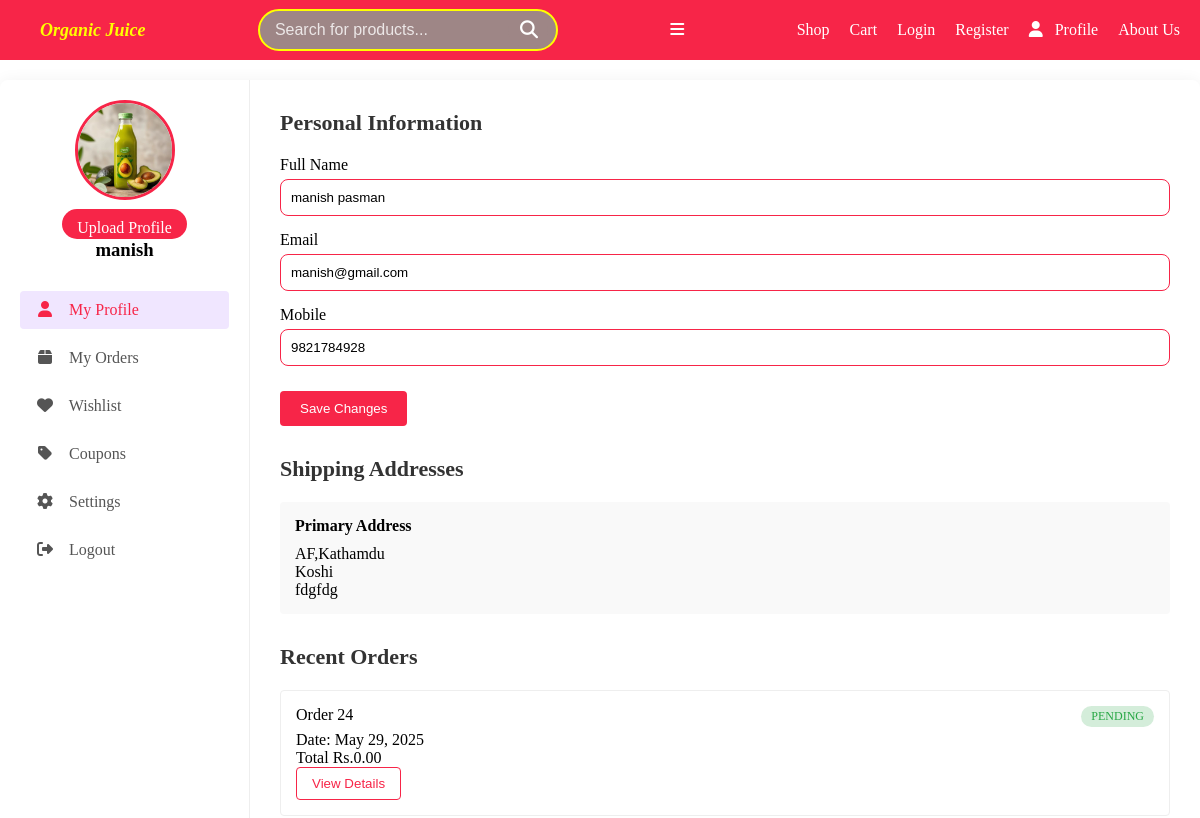
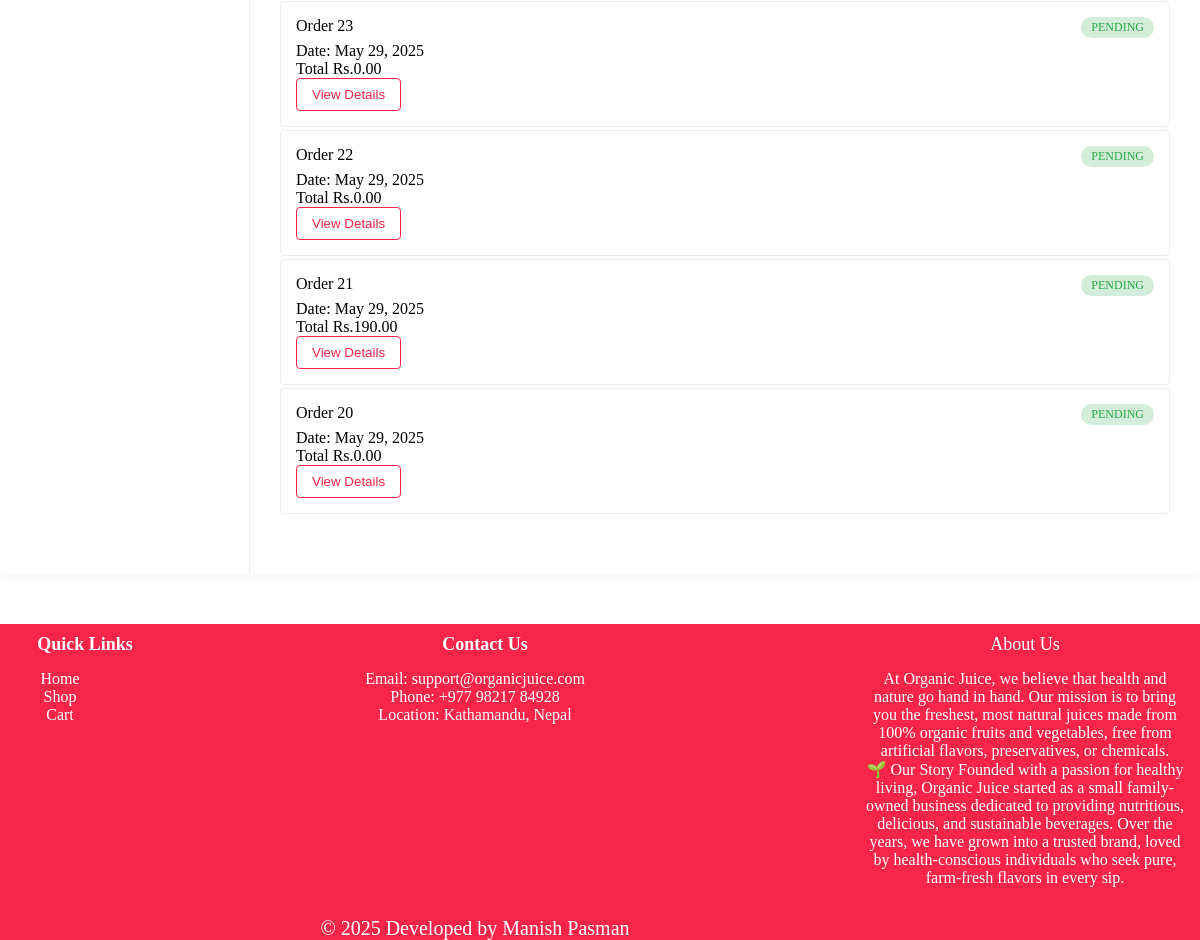
The page /profile/ (signed in) on the database as committed earlier (2 pictures, top to bottom).
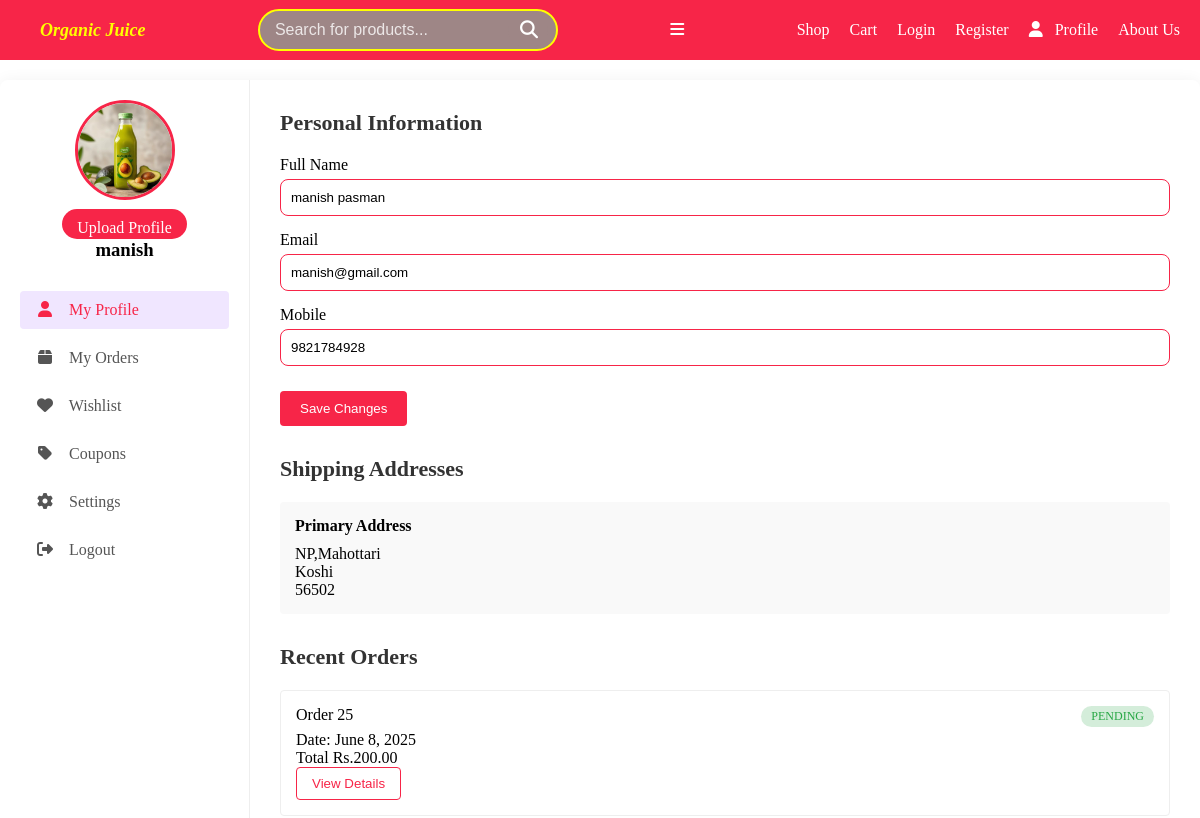
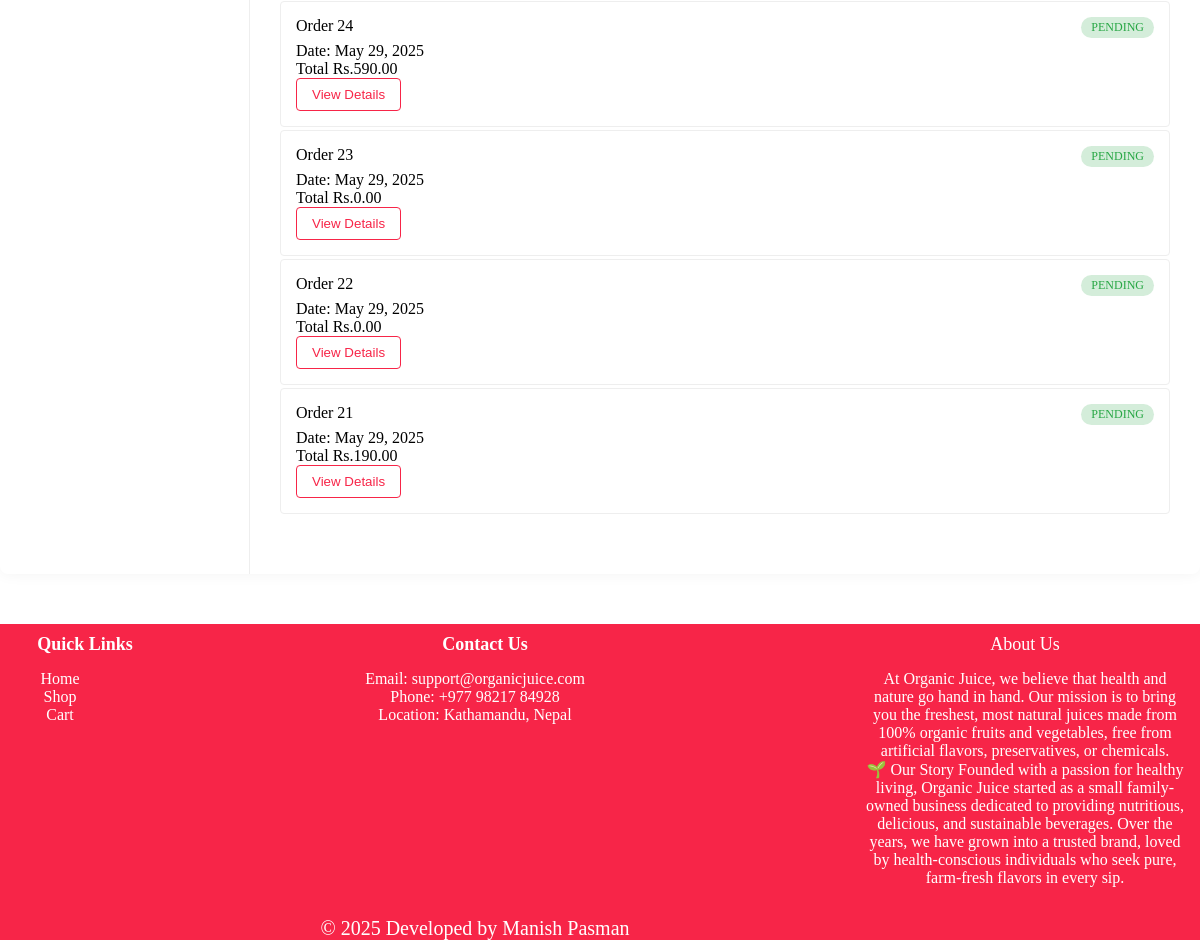
The same page on the database as committed later (2 pictures, top to bottom).
### ecomapp/models.py (models this page shows, shortened)
class Order(models.Model):
    STATUS_CHOICES = [
        ('PENDING', 'Pending'),
        ('SHIPPED', 'Shipped'),
        ('DELIVERED', 'Delivered'),
        ('CANCELLED', 'Cancelled'),
    ]
    user = models.ForeignKey(User, on_delete=models.CASCADE)
    firstName = models.CharField(max_length=255)
    lastName = models.CharField(max_length=255)
    country = CountryField(blank_label='(Select country)', default='NP')
    city = models.CharField(max_length=255)
    state = models.CharField(max_length=255)
    zipCode = models.CharField(max_length=255)
    phone = models.CharField(max_length=255)
    email = models.CharField(max_length=255)
    cart = models.ForeignKey(Cart, on_delete=models.CASCADE)
    totalPrice = models.DecimalField(max_digits=7, decimal_places=2)
    orderDate = models.DateField(auto_now_add=True)
    orderStatus = models.CharField(max_length=10, choices=STATUS_CHOICES, default='PENDING')
    is_paid = models.BooleanField(default=False)

### ecomapp/views.py (the view, shortened to what this page needs)
# urls.py: path('profile/', views.userProfile, name='profile'),
@login_required
def userProfile(request):
    userdetail = request.user
    userinfo = UserProfile.objects.get(user = userdetail)
    user_address = Order.objects.filter(user=userdetail).order_by('-id').first()
    recent_orders = Order.objects.filter(user=userdetail).order_by('-id')[:5]
    return render(request, 'profile.html',{
        'detail':userdetail,
        'userinfo':userinfo,
        'user_address':user_address,
        'recent_order':recent_orders
        })

### ecomapp/templates/profile.html (shortened to what this page needs)
{% load static %}
<!DOCTYPEHTML>
<html>
  <head>
    <link rel="stylesheet" href="{% static 'css/profilestyle.css'%}">
  </head>
  <body>
    {% include 'includes/navbar.html' %}
    <div class="profile-container">
      <aside class="sidebar">
        <div class="user-info">
          <img src="{{userinfo.profileimg.url}}" alt="Profile" class="profile-pic">
          <a id='btn' href="{% url 'profileupdate' %}" class="btn">Upload Profile</a>
          <h3>{{detail.first_name}}</h3>
        </div>
        <nav class="profile-menu">
          <a href="#" class="active"><i class="fas fa-user"></i> My Profile</a>
          <a href="#"><i class="fas fa-box"></i> My Orders</a>
          <a href="#"><i class="fas fa-heart"></i> Wishlist</a>
          <a href="#"><i class="fas fa-tag"></i> Coupons</a>
          <a href="#"><i class="fas fa-cog"></i> Settings</a>
          {% if user.is_authenticated %}
          <form method="POST" action="{% url 'logout' %}">
            <button type="submit" class="logout">
              <i class="fas fa-sign-out-alt"></i> Logout
            </button>
          </form>
          {% endif %}
        </nav>
      </aside>
      <main class="profile-content">
        <section class="profile-section">
          <h2>Personal Information</h2>
          <form class="profile-form" method = 'POST'>
            <div class="form-group">
              <label>Full Name</label>
              <input type="text" name="full_name" value="{{detail.first_name}} {{detail.last_name}}">
            </div>
            <div class="form-group">
              <label>Email</label>
              <input type="email" name="email" value="{{detail.email}}">
            </div>
            <div class="form-group">
              <label>Mobile</label>
              <input type="tel" name="number" value="{{userinfo.mobile}}">
            </div>
            <button type="submit" class="save-btn">Save Changes</button>
            </form>
        </section>
        <section class="profile-section">
          <h2>Shipping Addresses</h2>
          {% if user_address %}
          <div class="address-card">
            <h3>Primary Address</h3>
            <p>{{user_address.country}},{{user_address.city}}</p>
            <p>{{user_address.state}}</p>
            <p>{{user_address.zipCode}}</p>
          </div>
          {% endif %}
        </section>
        <section class="profile-section">
          <h2>Recent Orders</h2>
          {% for order in recent_order %}
          <div class="order-card">
            <div class="order-header">
              <span>Order {{order.id}}</span>
              <span class="order-status shipped">{{order.orderStatus}}</span>
            </div>
            <p>Date: {{order.orderDate}} </p>
            <p> Total Rs.{{order.totalPrice}}</p>
            <button class="track-btn">View Details</button>
          </div>
          {% endfor %}
        </section>
      </main>
    </div>
    {% include 'includes/footer.html' %}
  </body>
</html>

Rows that differ between the two databases and show on the page:
no longer on this page (row unchanged): Order: id "20", orderStatus "PENDING", orderDate "May 29, 2025", totalPrice "0.00"
added Order: country "NP", city "Mahottari", state "Koshi", zipCode "56502", id "25", orderStatus "PENDING", orderDate "June 8, 2025", totalPrice "200.00"
changed Order id 24: totalPrice "0.00" → "590.00"
Other text that changed with them:
{{ user_address.country }}: "AF" → "NP"
{{ user_address.city }}: "Kathamdu" → "Mahottari"
{{ user_address.zipCode }}: "fdgfdg" → "56502"
